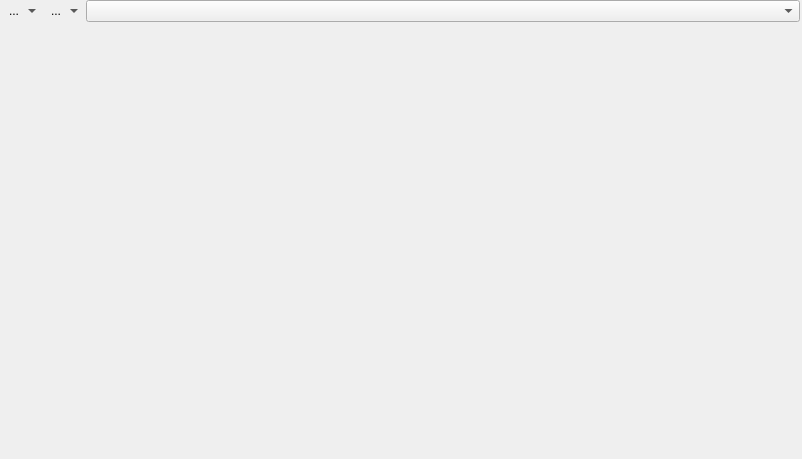
<?xml version="1.0" encoding="UTF-8"?>
<ui version="4.0">
 <class>gams::studio::option::GamsParameterWidget</class>
 <widget class="QWidget" name="gams::studio::option::GamsParameterWidget">
  <property name="enabled">
   <bool>true</bool>
  </property>
  <property name="geometry">
   <rect>
    <x>0</x>
    <y>0</y>
    <width>802</width>
    <height>459</height>
   </rect>
  </property>
  <property name="windowTitle">
   <string>Form</string>
  </property>
  <layout class="QVBoxLayout" name="verticalLayout">
   <property name="spacing">
    <number>0</number>
   </property>
   <property name="leftMargin">
    <number>0</number>
   </property>
   <property name="topMargin">
    <number>0</number>
   </property>
   <property name="rightMargin">
    <number>0</number>
   </property>
   <property name="bottomMargin">
    <number>0</number>
   </property>
   <item>
    <widget class="QWidget" name="gamsCommandWidget" native="true">
     <property name="sizePolicy">
      <sizepolicy hsizetype="Expanding" vsizetype="Preferred">
       <horstretch>0</horstretch>
       <verstretch>0</verstretch>
      </sizepolicy>
     </property>
     <property name="minimumSize">
      <size>
       <width>0</width>
       <height>16</height>
      </size>
     </property>
     <layout class="QHBoxLayout" name="horizontalLayout_5">
      <property name="spacing">
       <number>6</number>
      </property>
      <property name="leftMargin">
       <number>2</number>
      </property>
      <property name="topMargin">
       <number>0</number>
      </property>
      <property name="rightMargin">
       <number>2</number>
      </property>
      <property name="bottomMargin">
       <number>0</number>
      </property>
      <item>
       <widget class="QToolButton" name="gamsRunToolButton">
        <property name="sizePolicy">
         <sizepolicy hsizetype="Preferred" vsizetype="Preferred">
          <horstretch>0</horstretch>
          <verstretch>0</verstretch>
         </sizepolicy>
        </property>
        <property name="minimumSize">
         <size>
          <width>0</width>
          <height>16</height>
         </size>
        </property>
        <property name="focusPolicy">
         <enum>Qt::FocusPolicy::StrongFocus</enum>
        </property>
        <property name="text">
         <string>...</string>
        </property>
        <property name="popupMode">
         <enum>QToolButton::ToolButtonPopupMode::MenuButtonPopup</enum>
        </property>
        <property name="autoRaise">
         <bool>true</bool>
        </property>
       </widget>
      </item>
      <item>
       <widget class="QToolButton" name="gamsInterruptToolButton">
        <property name="sizePolicy">
         <sizepolicy hsizetype="Preferred" vsizetype="Preferred">
          <horstretch>0</horstretch>
          <verstretch>0</verstretch>
         </sizepolicy>
        </property>
        <property name="minimumSize">
         <size>
          <width>0</width>
          <height>16</height>
         </size>
        </property>
        <property name="focusPolicy">
         <enum>Qt::FocusPolicy::StrongFocus</enum>
        </property>
        <property name="text">
         <string>...</string>
        </property>
        <property name="popupMode">
         <enum>QToolButton::ToolButtonPopupMode::MenuButtonPopup</enum>
        </property>
        <property name="autoRaise">
         <bool>true</bool>
        </property>
       </widget>
      </item>
      <item>
       <widget class="gams::studio::option::CommandLine" name="gamsParameterCommandLine">
        <property name="sizePolicy">
         <sizepolicy hsizetype="Expanding" vsizetype="Preferred">
          <horstretch>0</horstretch>
          <verstretch>0</verstretch>
         </sizepolicy>
        </property>
        <property name="minimumSize">
         <size>
          <width>0</width>
          <height>16</height>
         </size>
        </property>
       </widget>
      </item>
     </layout>
    </widget>
   </item>
   <item>
    <widget class="QWidget" name="gamsParameterEditor" native="true">
     <property name="sizePolicy">
      <sizepolicy hsizetype="Expanding" vsizetype="Expanding">
       <horstretch>0</horstretch>
       <verstretch>0</verstretch>
      </sizepolicy>
     </property>
     <layout class="QVBoxLayout" name="verticalLayout_3">
      <property name="leftMargin">
       <number>2</number>
      </property>
      <property name="topMargin">
       <number>0</number>
      </property>
      <property name="rightMargin">
       <number>2</number>
      </property>
      <property name="bottomMargin">
       <number>0</number>
      </property>
     </layout>
    </widget>
   </item>
  </layout>
 </widget>
 <customwidgets>
  <customwidget>
   <class>gams::studio::option::CommandLine</class>
   <extends>QComboBox</extends>
   <header>option/commandline.h</header>
  </customwidget>
 </customwidgets>
 <resources/>
 <connections/>
</ui>
